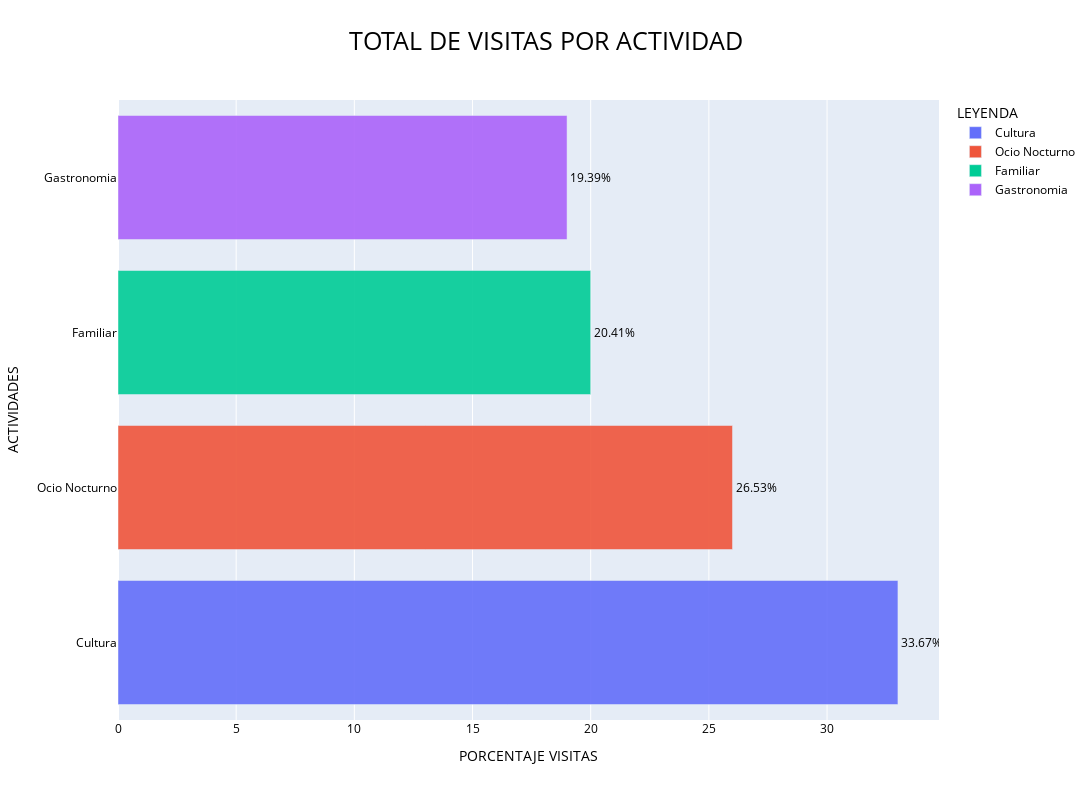

Notebook code cell kept with this figure:
### Code cell
colores2=df_input['ACTIVIDADES'].unique()
contador_actividades=df_input["ACTIVIDADES"].value_counts()
total2=contador_actividades.sum()
porcentaje2=(contador_actividades/total2)*100

fig = px.bar(df_input, y=df_input['ACTIVIDADES'].unique(), x=df_input['ACTIVIDADES'].value_counts(), text=porcentaje2,title="TOTAL DE VISITAS POR ACTIVIDAD", color=colores2, barmode="overlay", opacity=.90)
fig.update_traces(texttemplate='%{text:0.2f}%', textposition='outside')
fig.update_layout(uniformtext_minsize=10, uniformtext_mode='hide')
fig.update_layout(barmode='overlay',width=1200, height=800,title_font_size=25, title_font_color='black', title_xanchor='auto')
fig.update_layout(title_x=0.5, font_color='black')
fig.update_layout(font_color='black')
fig.update_layout(font_size=12)
fig.update_layout(xaxis_title="PORCENTAJE VISITAS", yaxis_title="ACTIVIDADES", legend_title="LEYENDA")
fig.show()

### Figure 1 — Plotly figure (JSON) as saved in the notebook; plotly's stock layout.template omitted (floating-point values rounded to 4 significant figures)
{"data": [{"alignmentgroup": "True", "hovertemplate": "color=Cultura<br>x=%{x}<br>y=%{y}<br>text=%{text}<extra></extra>", "legendgroup": "Cultura", "marker": {"color": "#636efa", "opacity": 0.9, "pattern": {"shape": ""}}, "name": "Cultura", "offsetgroup": "Cultura", "orientation": "h", "showlegend": true, "text": [33.67], "textposition": "outside", "texttemplate": "%{text:0.2f}%", "type": "bar", "x": [33], "xaxis": "x", "y": ["Cultura"], "yaxis": "y"}, {"alignmentgroup": "True", "hovertemplate": "color=Ocio Nocturno<br>x=%{x}<br>y=%{y}<br>text=%{text}<extra></extra>", "legendgroup": "Ocio Nocturno", "marker": {"color": "#EF553B", "opacity": 0.9, "pattern": {"shape": ""}}, "name": "Ocio Nocturno", "offsetgroup": "Ocio Nocturno", "orientation": "h", "showlegend": true, "text": [26.53], "textposition": "outside", "texttemplate": "%{text:0.2f}%", "type": "bar", "x": [26], "xaxis": "x", "y": ["Ocio Nocturno"], "yaxis": "y"}, {"alignmentgroup": "True", "hovertemplate": "color=Familiar<br>x=%{x}<br>y=%{y}<br>text=%{text}<extra></extra>", "legendgroup": "Familiar", "marker": {"color": "#00cc96", "opacity": 0.9, "pattern": {"shape": ""}}, "name": "Familiar", "offsetgroup": "Familiar", "orientation": "h", "showlegend": true, "text": [20.41], "textposition": "outside", "texttemplate": "%{text:0.2f}%", "type": "bar", "x": [20], "xaxis": "x", "y": ["Familiar"], "yaxis": "y"}, {"alignmentgroup": "True", "hovertemplate": "color=Gastronomia<br>x=%{x}<br>y=%{y}<br>text=%{text}<extra></extra>", "legendgroup": "Gastronomia", "marker": {"color": "#ab63fa", "opacity": 0.9, "pattern": {"shape": ""}}, "name": "Gastronomia", "offsetgroup": "Gastronomia", "orientation": "h", "showlegend": true, "text": [19.39], "textposition": "outside", "texttemplate": "%{text:0.2f}%", "type": "bar", "x": [19], "xaxis": "x", "y": ["Gastronomia"], "yaxis": "y"}], "layout": {"barmode": "overlay", "font": {"color": "black", "size": 12}, "height": 800, "legend": {"title": {"text": "LEYENDA"}, "tracegroupgap": 0}, "title": {"font": {"color": "black", "size": 25}, "text": "TOTAL DE VISITAS POR ACTIVIDAD", "x": 0.5, "xanchor": "auto"}, "uniformtext": {"minsize": 10, "mode": "hide"}, "width": 1200, "xaxis": {"anchor": "y", "domain": [0, 1], "title": {"text": "PORCENTAJE VISITAS"}}, "yaxis": {"anchor": "x", "domain": [0, 1], "title": {"text": "ACTIVIDADES"}}}}
